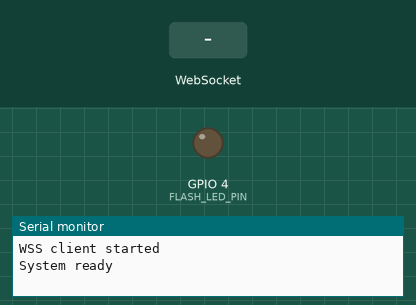
Bench run of a sketch on a simulated ESP32. Parts: output pins drawn as LEDs (lit = HIGH), the last lines printed to the serial monitor. The inputs (shaded band) are chosen by the test bench. WiFi joins after 1.5 s; servers stay silent unless stated; the camera gives no picture.

Above: at 4.3 s.
4.4 s: WebSocket text "FLASH_ON" received
At 4.8 s:
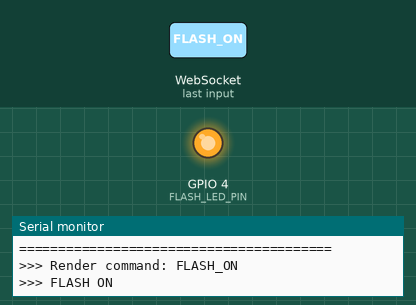
5.9 s: WebSocket text "FLASH_OFF" received
At 7.3 s:
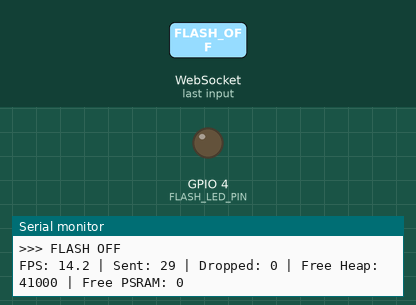
Timing chart, 0 to 8.9 s (numbered marks = the images above; inputs shaded):
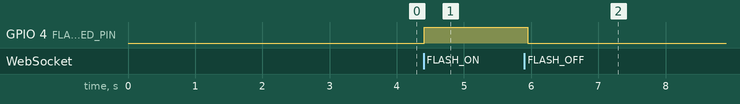

Measured:
- after the input at 4.4 s, GPIO 4 (FLASH_LED_PIN): LOW → HIGH at once
- after the input at 5.9 s, GPIO 4 (FLASH_LED_PIN): HIGH → LOW after 0.05 s

The sketch:

ESP32_CAM_Global_WSS.ino
```cpp
#define DEBUG_WEBSOCKETS_PORT Serial
#include <Arduino.h>
#include "esp_camera.h"
#include <WiFi.h>
#include <WebSocketsClient.h>

// =====================================================
// WIFI
// =====================================================

const char* WIFI_SSID = "Shashi";
const char* WIFI_PASSWORD = "0000000000";

// =====================================================
// RENDER WSS SERVER
// =====================================================

const char* SERVER_HOST = "esp32cam-global-node.onrender.com";
const uint16_t SERVER_PORT = 443;
const char* SERVER_PATH = "/ws";

// =====================================================
// AI-THINKER ESP32-CAM PINS
// =====================================================

#define PWDN_GPIO_NUM     32
#define RESET_GPIO_NUM    -1
#define XCLK_GPIO_NUM      0
#define SIOD_GPIO_NUM     26
#define SIOC_GPIO_NUM     27

#define Y9_GPIO_NUM       35
#define Y8_GPIO_NUM       34
#define Y7_GPIO_NUM       39
#define Y6_GPIO_NUM       36
#define Y5_GPIO_NUM       21
#define Y4_GPIO_NUM       19
#define Y3_GPIO_NUM       18
#define Y2_GPIO_NUM        5

#define VSYNC_GPIO_NUM    25
#define HREF_GPIO_NUM     23
#define PCLK_GPIO_NUM     22

// =====================================================
// FLASH
// =====================================================

#define FLASH_LED_PIN 4

// =====================================================
// CAMERA SETTINGS
// =====================================================

#define CAMERA_FRAME_SIZE FRAMESIZE_VGA
#define JPEG_QUALITY 12

// Approx. 14 FPS target. Actual FPS depends on network.
const unsigned long FRAME_INTERVAL = 70;

// =====================================================
// WEBSOCKET CLIENT
// =====================================================

WebSocketsClient webSocket;

volatile bool websocketConnected = false;

unsigned long lastFrameTime = 0;
unsigned long lastReconnectMessage = 0;
unsigned long fpsTimer = 0;

uint32_t frameCount = 0;
uint32_t droppedFrames = 0;

// =====================================================
// WEBSOCKET EVENT
// =====================================================

void webSocketEvent(
  WStype_t type,
  uint8_t* payload,
  size_t length
) {

  switch (type) {

    case WStype_DISCONNECTED:
    {
      websocketConnected = false;

      Serial.println();
      Serial.println(">>> WSS DISCONNECTED");

      break;
    }

    case WStype_CONNECTED:
    {
      websocketConnected = true;

      Serial.println();
      Serial.println("========================================");
      Serial.println(">>> WSS CONNECTED TO RENDER");
      Serial.print(">>> Server: wss://");
      Serial.print(SERVER_HOST);
      Serial.println(SERVER_PATH);
      Serial.println("========================================");

      break;
    }

    case WStype_TEXT:
    {
      if (payload == nullptr) {
        break;
      }

      String command = String((char*)payload);

      Serial.print(">>> Render command: ");
      Serial.println(command);

      // -----------------------------------------------
      // FLASH ON
      // -----------------------------------------------

      if (command == "FLASH_ON") {

        digitalWrite(
          FLASH_LED_PIN,
          HIGH
        );

        Serial.println(
          ">>> FLASH ON"
        );
      }

      // -----------------------------------------------
      // FLASH OFF
      // -----------------------------------------------

      else if (command == "FLASH_OFF") {

        digitalWrite(
          FLASH_LED_PIN,
          LOW
        );

        Serial.println(
          ">>> FLASH OFF"
        );
      }

      // -----------------------------------------------
      // CAPTURE NOW
      // -----------------------------------------------

      else if (command == "CAPTURE_NOW") {

        Serial.println(
          ">>> CAPTURE_NOW received"
        );

        capturePhotoForCloud();
      }

      break;
    }

    case WStype_ERROR:
    {
      websocketConnected = false;

      Serial.println();
      Serial.println(">>> WSS ERROR");

      if (payload != nullptr && length > 0) {

        Serial.print(
          ">>> Error payload: "
        );

        Serial.write(
          payload,
          length
        );

        Serial.println();
      }

      break;
    }

    default:
      break;
  }
}

// =====================================================
// CAMERA INITIALIZATION
// =====================================================

bool initCamera() {

  camera_config_t config;

  config.ledc_channel = LEDC_CHANNEL_0;
  config.ledc_timer = LEDC_TIMER_0;

  config.pin_d0 = Y2_GPIO_NUM;
  config.pin_d1 = Y3_GPIO_NUM;
  config.pin_d2 = Y4_GPIO_NUM;
  config.pin_d3 = Y5_GPIO_NUM;
  config.pin_d4 = Y6_GPIO_NUM;
  config.pin_d5 = Y7_GPIO_NUM;
  config.pin_d6 = Y8_GPIO_NUM;
  config.pin_d7 = Y9_GPIO_NUM;

  config.pin_xclk = XCLK_GPIO_NUM;
  config.pin_pclk = PCLK_GPIO_NUM;
  config.pin_vsync = VSYNC_GPIO_NUM;
  config.pin_href = HREF_GPIO_NUM;

  config.pin_sccb_sda = SIOD_GPIO_NUM;
  config.pin_sccb_scl = SIOC_GPIO_NUM;

  config.pin_pwdn = PWDN_GPIO_NUM;
  config.pin_reset = RESET_GPIO_NUM;

  config.xclk_freq_hz = 20000000;
  config.pixel_format = PIXFORMAT_JPEG;

  if (psramFound()) {

    Serial.println(
      "PSRAM detected"
    );

    config.frame_size =
      CAMERA_FRAME_SIZE;

    config.jpeg_quality =
      JPEG_QUALITY;

    config.fb_count = 2;

    config.fb_location =
      CAMERA_FB_IN_PSRAM;

    config.grab_mode =
      CAMERA_GRAB_LATEST;

  } else {

    Serial.println(
      "WARNING: PSRAM not detected"
    );

    config.frame_size =
      FRAMESIZE_QVGA;

    config.jpeg_quality = 15;

    config.fb_count = 1;

    config.fb_location =
      CAMERA_FB_IN_DRAM;

    config.grab_mode =
      CAMERA_GRAB_WHEN_EMPTY;
  }

  esp_err_t err =
    esp_camera_init(&config);

  if (err != ESP_OK) {

    Serial.print(
      "Camera init failed: 0x"
    );

    Serial.println(
      err,
      HEX
    );

    return false;
  }

  sensor_t* sensor =
    esp_camera_sensor_get();

  if (sensor != nullptr) {

    sensor->set_framesize(
      sensor,
      CAMERA_FRAME_SIZE
    );

    sensor->set_quality(
      sensor,
      JPEG_QUALITY
    );

    sensor->set_brightness(
      sensor,
      0
    );

    sensor->set_contrast(
      sensor,
      0
    );

    sensor->set_saturation(
      sensor,
      0
    );

    sensor->set_sharpness(
      sensor,
      1
    );

    sensor->set_vflip(
      sensor,
      0
    );

    sensor->set_hmirror(
      sensor,
      0
    );
  }

  Serial.println(
    "Camera initialized successfully"
  );

  Serial.println(
    "Resolution: 640x480"
  );

  return true;
}

// =====================================================
// WIFI CONNECTION
// =====================================================

void connectWiFi() {

  Serial.println();
  Serial.println(
    "Connecting to Wi-Fi..."
  );

  WiFi.mode(
    WIFI_STA
  );

  WiFi.setSleep(
    false
  );

  WiFi.disconnect(
    true
  );

  delay(300);

  WiFi.begin(
    WIFI_SSID,
    WIFI_PASSWORD
  );

  int attempts = 0;

  while (
    WiFi.status() != WL_CONNECTED
  ) {

    delay(500);

    Serial.print(".");

    attempts++;

    if (attempts >= 40) {

      Serial.println();
      Serial.println(
        "Wi-Fi timeout - restarting"
      );

      ESP.restart();
    }
  }

  Serial.println();
  Serial.println(
    "Wi-Fi connected"
  );

  Serial.print(
    "ESP32-CAM IP: "
  );

  Serial.println(
    WiFi.localIP()
  );

  Serial.print(
    "RSSI: "
  );

  Serial.print(
    WiFi.RSSI()
  );

  Serial.println(
    " dBm"
  );

  Serial.print(
    "DNS test host: "
  );

  Serial.println(
    SERVER_HOST
  );

  IPAddress resolvedIP;

  if (
    WiFi.hostByName(
      SERVER_HOST,
      resolvedIP
    )
  ) {

    Serial.print(
      "Render DNS IP: "
    );

    Serial.println(
      resolvedIP
    );

  } else {

    Serial.println(
      "Render DNS lookup failed"
    );
  }
}

// =====================================================
// START RENDER WSS
// =====================================================

void startRenderWebSocket() {

  websocketConnected = false;

  Serial.println();
  Serial.println(
    "Starting Render WSS client..."
  );

  Serial.print(
    "WSS URL: wss://"
  );

  Serial.print(
    SERVER_HOST
  );

  Serial.println(
    SERVER_PATH
  );

  // The WebSockets library uses WiFiClientSecure
  // and, when no CA/fingerprint is supplied on ESP32,
  // it uses an insecure TLS mode.
  // Remove the library's default "Origin: file://" header.
  // Some WebSocket servers/proxies reject that Origin.
  webSocket.setExtraHeaders();

  webSocket.beginSSL(
    SERVER_HOST,
    SERVER_PORT,
    SERVER_PATH
  );

  webSocket.onEvent(
    webSocketEvent
  );

  webSocket.setReconnectInterval(
    5000
  );

  webSocket.enableHeartbeat(
    15000,
    5000,
    2
  );

  Serial.println(
    "WSS client started"
  );
}

// =====================================================
// CAPTURE STILL PHOTO AND SEND IT TO RENDER
// =====================================================

void capturePhotoForCloud() {

  if (!websocketConnected) {

    Serial.println(
      "Cannot capture photo - WSS not connected"
    );

    return;
  }

  Serial.println();
  Serial.println(
    ">>> Capturing still photo..."
  );

  camera_fb_t* fb =
    esp_camera_fb_get();

  if (fb == nullptr) {

    Serial.println(
      ">>> Camera capture failed"
    );

    return;
  }

  Serial.print(
    ">>> Photo size: "
  );

  Serial.print(
    fb->len
  );

  Serial.println(
    " bytes"
  );

  // Tell Render that the NEXT binary message
  // is a still photo for the "Last Captured Photo".
  bool tagOK =
    webSocket.sendTXT(
      "PHOTO"
    );

  if (!tagOK) {

    Serial.println(
      ">>> PHOTO tag send failed"
    );

    esp_camera_fb_return(
      fb
    );

    return;
  }

  delay(10);

  bool photoOK =
    webSocket.sendBIN(
      fb->buf,
      fb->len
    );

  esp_camera_fb_return(
    fb
  );

  if (photoOK) {

    Serial.println(
      ">>> Last photo sent to Render"
    );

  } else {

    Serial.println(
      ">>> Last photo send FAILED"
    );

    websocketConnected = false;
  }
}

// =====================================================
// SEND LIVE CAMERA FRAME
// =====================================================

void sendLiveFrame() {

  if (!websocketConnected) {
    return;
  }

  camera_fb_t* fb =
    esp_camera_fb_get();

  if (fb == nullptr) {

    droppedFrames++;

    return;
  }

  bool result =
    webSocket.sendBIN(
      fb->buf,
      fb->len
    );

  esp_camera_fb_return(
    fb
  );

  if (result) {

    frameCount++;

  } else {

    droppedFrames++;

    websocketConnected = false;

    Serial.println(
      "Live frame send failed"
    );
  }
}

// =====================================================
// PRINT FPS
// =====================================================

void printFPS() {

  unsigned long now =
    millis();

  if (
    now - fpsTimer >= 2000
  ) {

    float fps =
      frameCount *
      1000.0f /
      (now - fpsTimer);

    Serial.print(
      "FPS: "
    );

    Serial.print(
      fps,
      1
    );

    Serial.print(
      " | Sent: "
    );

    Serial.print(
      frameCount
    );

    Serial.print(
      " | Dropped: "
    );

    Serial.print(
      droppedFrames
    );

    Serial.print(
      " | Free Heap: "
    );

    Serial.print(
      ESP.getFreeHeap()
    );

    Serial.print(
      " | Free PSRAM: "
    );

    Serial.println(
      ESP.getFreePsram()
    );

    frameCount = 0;

    droppedFrames = 0;

    fpsTimer = now;
  }
}

// =====================================================
// SETUP
// =====================================================

void setup() {

  Serial.begin(
    115200
  );

  delay(1000);

  Serial.println();
  Serial.println(
    "=========================================="
  );

  Serial.println(
    " ESP32-CAM SMART HOME GLOBAL CAMERA"
  );

  Serial.println(
    "=========================================="
  );

  // Flash
  pinMode(
    FLASH_LED_PIN,
    OUTPUT
  );

  digitalWrite(
    FLASH_LED_PIN,
    LOW
  );

  // Camera
  if (!initCamera()) {

    Serial.println(
      "Camera initialization failed"
    );

    while (true) {
      delay(1000);
    }
  }

  // Wi-Fi
  connectWiFi();

  // Render WSS
  startRenderWebSocket();

  fpsTimer =
    millis();

  lastReconnectMessage =
    millis();

  Serial.println();
  Serial.println(
    "System ready"
  );
}

// =====================================================
// LOOP
// =====================================================

void loop() {

  // Let the WebSocketsClient handle connection,
  // reconnect and incoming messages.
  webSocket.loop();

  // Wi-Fi recovery
  if (
    WiFi.status() != WL_CONNECTED
  ) {

    websocketConnected = false;

    Serial.println(
      "Wi-Fi lost - reconnecting..."
    );

    connectWiFi();

    startRenderWebSocket();

    delay(100);

    return;
  }

  unsigned long now =
    millis();

  // Periodic connection status
  if (
    !websocketConnected &&
    now - lastReconnectMessage >= 5000
  ) {

    lastReconnectMessage =
      now;

    Serial.println(
      "Waiting for Render WSS connection..."
    );
  }

  // Live stream
  if (
    websocketConnected &&
    now - lastFrameTime >= FRAME_INTERVAL
  ) {

    lastFrameTime =
      now;

    sendLiveFrame();
  }

  // FPS
  printFPS();

  delay(1);
}
```
